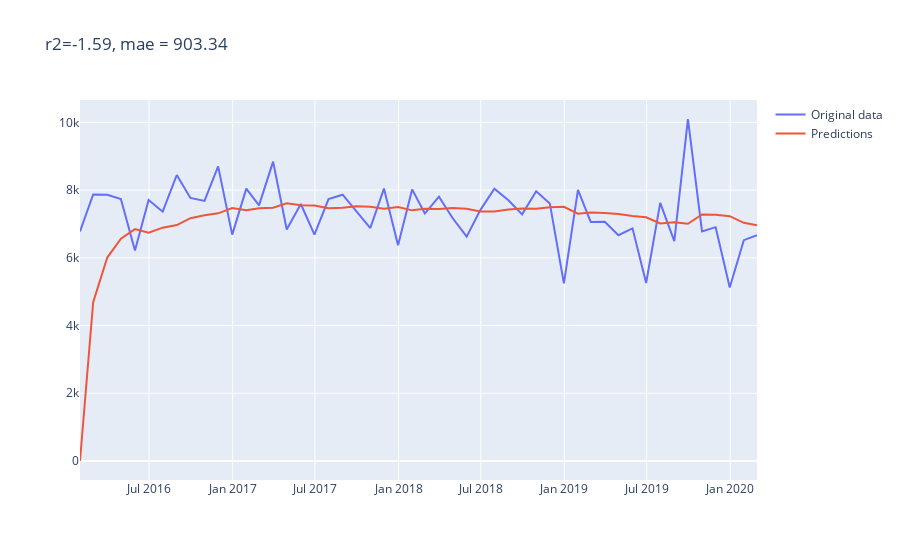

Here is the notebook cell this chart was saved with:
### Code cell
# ARIMA - model (p=1, i = 1, q = 1)
mod = ARIMA(df['sum'],
           order=(1,1,1))
predictions = mod.fit().predict()

trace1 = Scatter(x = df.index,
                y = df['sum'],
                name = 'Original data')
trace2 = Scatter(x = df.index,
                y=predictions,
                name = 'Predictions')
r2 = np.round(r2_score(df['sum'],predictions),2)
mae = np.round(mean_absolute_error(df['sum'],predictions),2)
fig = Figure(data=[trace1,trace2],
            layout=Layout(title = f'r2={r2}, mae = {mae}'))
fig.show()
